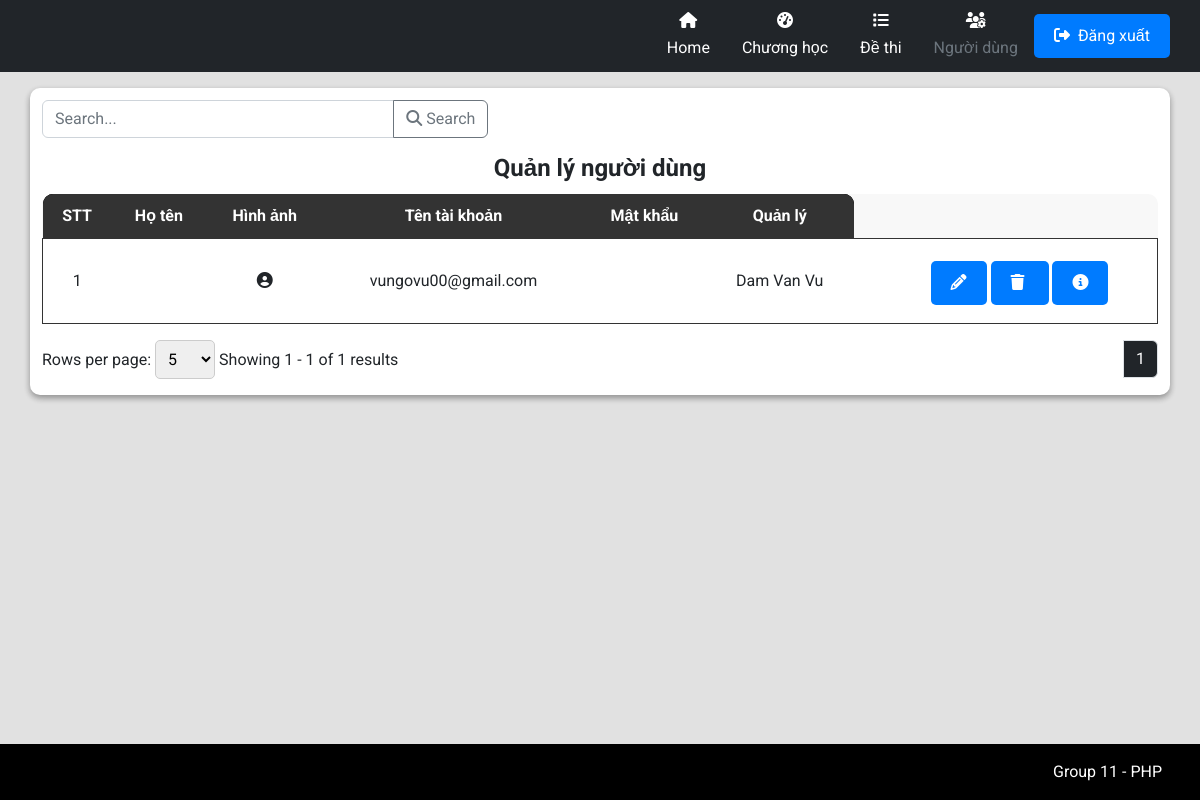
The app's page /admin/AdminIndex.php?workingPage=user, older data.
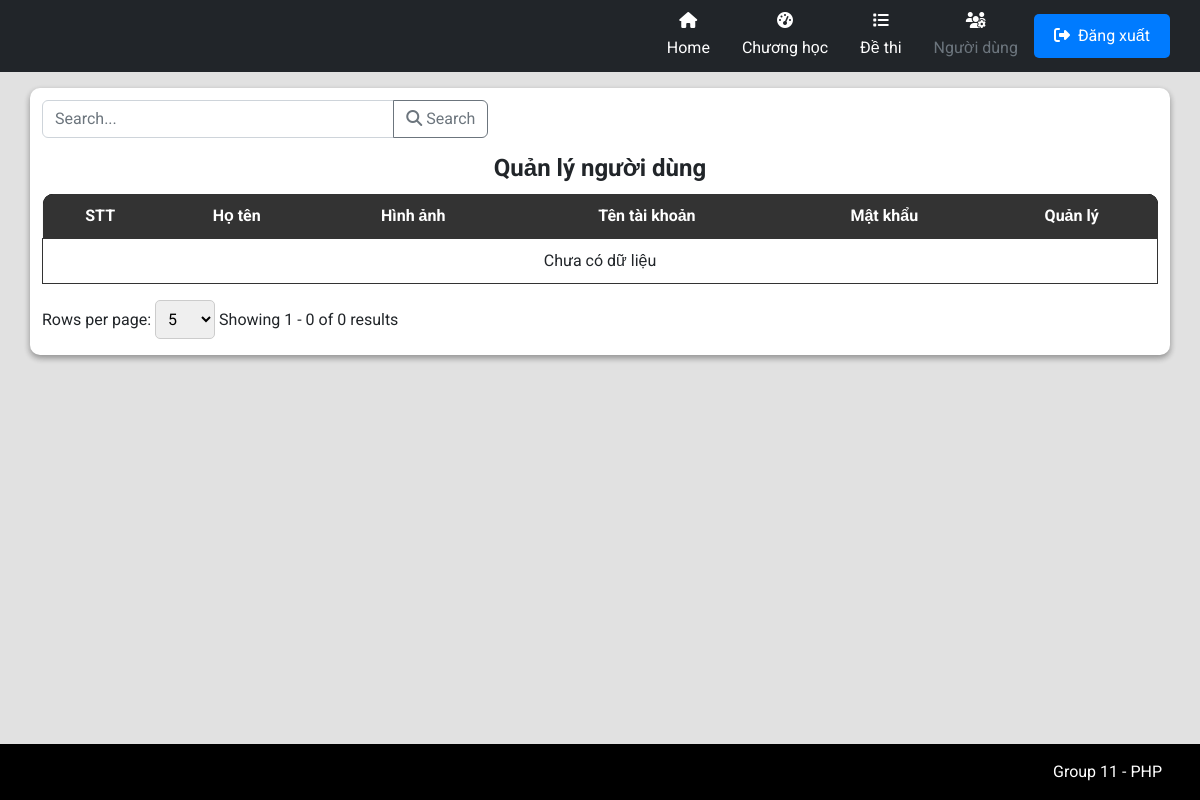
The same page, newer data.
### tables this page shows
CREATE TABLE `tbl_user` (
  `id` varchar(36) NOT NULL,
  `avatar` blob DEFAULT NULL,
  `firstName` varchar(255) DEFAULT NULL,
  `lastName` varchar(255) DEFAULT NULL,
  `username` varchar(255) DEFAULT NULL,
  `password` varchar(255) DEFAULT NULL
);

### admin/pages/User/UserIndex.php (the view, shortened to what the changed rows need)
<link rel="stylesheet" href="./styles/ProductStyles.css">
<?php
$countAllSql = "SELECT * FROM tbl_user";
$total_records = mysqli_num_rows(mysqli_query($connect, $countAllSql));
$pageIndex = isset($_GET['page']) ? $_GET['page'] : 1;
$pageSize = isset($_GET['limit']) ? $_GET['limit'] : 5;
$total_page = ceil($total_records / $pageSize);
$start = ($pageIndex - 1) * $pageSize;
$search = '';
$getTableDataSql = "";
if (isset($_GET['search'])) {
    $getTableDataSql = "SELECT * FROM tbl_user
    WHERE
        tbl_user.fullname LIKE N'%" . $search . "%'
    LIMIT $start, $pageSize";
} else {
    $getTableDataSql = "SELECT * FROM tbl_user
    LIMIT $start, $pageSize";
}
$tableData = mysqli_query($connect, $getTableDataSql);
?>
<div class="text-left flex justify-between">
    <div class="input-group mb-3 align-center mt-3 w-40">
        <input type="text" class="form-control" placeholder="Search..." aria-label="Recipient's username" name="search" id="search-input" aria-describedby="button-addon2">
        <button class="btn btn-outline-secondary" id="search-button" onclick="performSearch()" name="ok">
            <i class="fa-solid fa-magnifying-glass"></i>
            Search
        </button>
    </div>
</div>
<div class="container p-0">
    <table class="w-100">
        <legend class="text-center"><b>Quản lý người dùng</b></legend>
        <thead class="table-head w-100">
            <tr class="table-heading">
                <th class="noWrap">STT</th>
                <th class="noWrap">Họ tên</th>
                <th class="noWrap">Hình ảnh</th>
                <th class="noWrap">Tên tài khoản</th>
                <th class="noWrap">Mật khẩu</th>
                <th class="noWrap">Quản lý </th>
            </tr>
        </thead>
        <tbody class="table-body">
            <?php
            $displayOrder = 0;
            $hasData = false;
            while ($row = mysqli_fetch_array($tableData)) {
                $hasData = true;
                $displayOrder++;
            ?>
                <tr>
                    <td>
                        <?php echo $displayOrder + ($pageIndex - 1) * $pageSize; ?>
                    </td>
                    <td>
                    </td>
                    <td>
                        <?php
                        if (trim($_SESSION['userImage']) == "") {
                            echo '<i class="fa-solid fa-circle-user"></i>';
                        }
                        ?>
                    </td>
                    <td>
                        <?php echo $row['email'] ?>
                    </td>
                    <td>
                    </td>
                    <td>
                        <?php echo $row['username'] ?>
                    </td>
                    <td>
                    </td>
                    <td>
                        <button type="button" class="btn btn-primary mb-2 mt-3 con-tooltip top" data-bs-toggle="modal" data-bs-target="#editPopup_<?php echo $row['id']; ?>">
                            <i class="fa-solid fa-pencil"></i>
                        </button>
                        <button type="button" class="btn btn-primary mb-2 mt-3 con-tooltip top" data-bs-toggle="modal" data-bs-target="#confirmPopup_<?php echo $row['id']; ?>">
                            <i class="fa-solid fa-trash mr-1"></i>
                        </button>
                        <button type="button" class="btn btn-primary mb-2 mt-3 con-tooltip top" data-bs-toggle="modal" data-bs-target="#orderDetail_<?php echo $row['id']; ?>">
                            <i class="fa-solid fa-circle-info"></i>
                        </button>
                    </td>
                </tr>
            <?php
            }
            if (!$hasData) {
            ?>
                <tr>
                    <td colspan="8">
                        Chưa có dữ liệu
                    </td>
                </tr>
            <?php
            }
            ?>
        </tbody>
    </table>
    <form action="" method="GET">
        <nav class="row py-2" aria-label="Page navigation example">
            <div class="paganation-infor col py-2">
                <form action="" method="GET">
                    <label for="limitSelect">Rows per page:</label>
                    <select name="limit" id="limitSelect" onchange="updatePageAndLimit()">
                        <option value="5" <?php if ($pageSize == 5) echo 'selected'; ?>>5</option>
                    </select>
                </form>
                <label class="mr-4">Showing
                    <?php
                    $startItem = ($pageIndex - 1) * $pageSize + 1;
                    $endItem = min($pageIndex * $pageSize, $total_records);
                    echo "{$startItem} - {$endItem} of {$total_records} results";
                    ?>
                </label>
            </div>
            <ul class="m-0 pagination justify-content-end py-2 col">
                <?php
                for ($i = 1; $i <= $total_page; $i++) {
                    if ($i == $pageIndex) {
                        echo '<li class="page-item light">
                        <span name="page" class="page-link text-reset text-white bg-dark" href="?workingPage=user&limit=' . ($pageSize) . '&page=' . ($i) . '"> ' . ($i) . ' </span>
                        </li>';
                    }
                }
                ?>
            </ul>
    </form>
</div>

Row changes from the older to the newer data that the page shows:
removed tbl_user: pageSize "1", email "vungovu00@gmail.com", username "Dam Van Vu"
Text that changed along with them:
$endItem: "1" → "0"
$total_records: "1" → "0"
text now shown: "Chưa có dữ liệu"
list line gone: "1"
